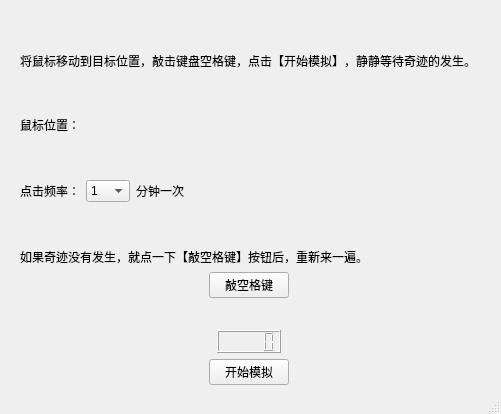
<?xml version="1.0" encoding="UTF-8"?>
<ui version="4.0">
 <class>MainWindow</class>
 <widget class="QMainWindow" name="MainWindow">
  <property name="geometry">
   <rect>
    <x>0</x>
    <y>0</y>
    <width>501</width>
    <height>414</height>
   </rect>
  </property>
  <property name="windowTitle">
   <string>鼠标点击模拟器</string>
  </property>
  <widget class="QWidget" name="centralwidget">
   <widget class="QWidget" name="layoutWidget">
    <property name="geometry">
     <rect>
      <x>20</x>
      <y>52</y>
      <width>458</width>
      <height>333</height>
     </rect>
    </property>
    <layout class="QVBoxLayout" name="verticalLayout">
     <item>
      <widget class="QLabel" name="label_5">
       <property name="font">
        <font>
         <family>SimSun-ExtB</family>
         <pointsize>9</pointsize>
        </font>
       </property>
       <property name="text">
        <string>将鼠标移动到目标位置，敲击键盘空格键，点击【开始模拟】，静静等待奇迹的发生。</string>
       </property>
      </widget>
     </item>
     <item>
      <spacer name="verticalSpacer_3">
       <property name="orientation">
        <enum>Qt::Vertical</enum>
       </property>
       <property name="sizeHint" stdset="0">
        <size>
         <width>20</width>
         <height>40</height>
        </size>
       </property>
      </spacer>
     </item>
     <item>
      <widget class="QLabel" name="label">
       <property name="text">
        <string>鼠标位置：</string>
       </property>
      </widget>
     </item>
     <item>
      <spacer name="verticalSpacer_4">
       <property name="orientation">
        <enum>Qt::Vertical</enum>
       </property>
       <property name="sizeHint" stdset="0">
        <size>
         <width>20</width>
         <height>40</height>
        </size>
       </property>
      </spacer>
     </item>
     <item>
      <layout class="QHBoxLayout" name="horizontalLayout">
       <item>
        <widget class="QLabel" name="label_3">
         <property name="text">
          <string>点击频率：</string>
         </property>
        </widget>
       </item>
       <item>
        <widget class="QComboBox" name="comboBox">
         <item>
          <property name="text">
           <string>1</string>
          </property>
         </item>
         <item>
          <property name="text">
           <string>2</string>
          </property>
         </item>
         <item>
          <property name="text">
           <string>3</string>
          </property>
         </item>
         <item>
          <property name="text">
           <string>4</string>
          </property>
         </item>
         <item>
          <property name="text">
           <string>5</string>
          </property>
         </item>
         <item>
          <property name="text">
           <string>6</string>
          </property>
         </item>
         <item>
          <property name="text">
           <string>7</string>
          </property>
         </item>
         <item>
          <property name="text">
           <string>8</string>
          </property>
         </item>
         <item>
          <property name="text">
           <string>9</string>
          </property>
         </item>
         <item>
          <property name="text">
           <string>10</string>
          </property>
         </item>
        </widget>
       </item>
       <item>
        <widget class="QLabel" name="label_4">
         <property name="text">
          <string>分钟一次</string>
         </property>
        </widget>
       </item>
       <item>
        <spacer name="horizontalSpacer">
         <property name="orientation">
          <enum>Qt::Horizontal</enum>
         </property>
         <property name="sizeHint" stdset="0">
          <size>
           <width>40</width>
           <height>20</height>
          </size>
         </property>
        </spacer>
       </item>
      </layout>
     </item>
     <item>
      <spacer name="verticalSpacer_2">
       <property name="orientation">
        <enum>Qt::Vertical</enum>
       </property>
       <property name="sizeHint" stdset="0">
        <size>
         <width>20</width>
         <height>40</height>
        </size>
       </property>
      </spacer>
     </item>
     <item>
      <widget class="QLabel" name="label_2">
       <property name="text">
        <string>如果奇迹没有发生，就点一下【敲空格键】按钮后，重新来一遍。</string>
       </property>
      </widget>
     </item>
     <item>
      <layout class="QHBoxLayout" name="horizontalLayout_2">
       <item>
        <spacer name="horizontalSpacer_2">
         <property name="orientation">
          <enum>Qt::Horizontal</enum>
         </property>
         <property name="sizeHint" stdset="0">
          <size>
           <width>40</width>
           <height>20</height>
          </size>
         </property>
        </spacer>
       </item>
       <item>
        <widget class="QPushButton" name="pushButton_2">
         <property name="text">
          <string>敲空格键</string>
         </property>
        </widget>
       </item>
       <item>
        <spacer name="horizontalSpacer_3">
         <property name="orientation">
          <enum>Qt::Horizontal</enum>
         </property>
         <property name="sizeHint" stdset="0">
          <size>
           <width>40</width>
           <height>20</height>
          </size>
         </property>
        </spacer>
       </item>
      </layout>
     </item>
     <item>
      <spacer name="verticalSpacer">
       <property name="orientation">
        <enum>Qt::Vertical</enum>
       </property>
       <property name="sizeHint" stdset="0">
        <size>
         <width>20</width>
         <height>18</height>
        </size>
       </property>
      </spacer>
     </item>
     <item>
      <layout class="QHBoxLayout" name="horizontalLayout_4">
       <item>
        <spacer name="horizontalSpacer_7">
         <property name="orientation">
          <enum>Qt::Horizontal</enum>
         </property>
         <property name="sizeHint" stdset="0">
          <size>
           <width>40</width>
           <height>20</height>
          </size>
         </property>
        </spacer>
       </item>
       <item>
        <widget class="QLCDNumber" name="lcdNumber"/>
       </item>
       <item>
        <spacer name="horizontalSpacer_6">
         <property name="orientation">
          <enum>Qt::Horizontal</enum>
         </property>
         <property name="sizeHint" stdset="0">
          <size>
           <width>40</width>
           <height>20</height>
          </size>
         </property>
        </spacer>
       </item>
      </layout>
     </item>
     <item>
      <layout class="QHBoxLayout" name="horizontalLayout_3">
       <item>
        <spacer name="horizontalSpacer_4">
         <property name="orientation">
          <enum>Qt::Horizontal</enum>
         </property>
         <property name="sizeHint" stdset="0">
          <size>
           <width>40</width>
           <height>20</height>
          </size>
         </property>
        </spacer>
       </item>
       <item>
        <widget class="QPushButton" name="pushButton">
         <property name="text">
          <string>开始模拟</string>
         </property>
        </widget>
       </item>
       <item>
        <spacer name="horizontalSpacer_5">
         <property name="orientation">
          <enum>Qt::Horizontal</enum>
         </property>
         <property name="sizeHint" stdset="0">
          <size>
           <width>40</width>
           <height>20</height>
          </size>
         </property>
        </spacer>
       </item>
      </layout>
     </item>
    </layout>
   </widget>
  </widget>
  <widget class="QStatusBar" name="statusbar"/>
 </widget>
 <tabstops>
  <tabstop>pushButton_2</tabstop>
  <tabstop>pushButton</tabstop>
  <tabstop>comboBox</tabstop>
 </tabstops>
 <resources/>
 <connections/>
</ui>
